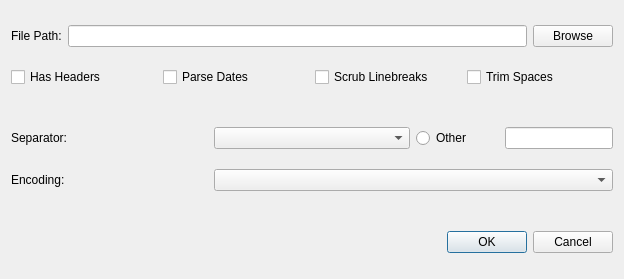
<?xml version="1.0" encoding="UTF-8"?>
<ui version="4.0">
 <class>ImportFileDialog</class>
 <widget class="QDialog" name="ImportFileDialog">
  <property name="geometry">
   <rect>
    <x>0</x>
    <y>0</y>
    <width>624</width>
    <height>279</height>
   </rect>
  </property>
  <property name="sizePolicy">
   <sizepolicy hsizetype="Minimum" vsizetype="Preferred">
    <horstretch>0</horstretch>
    <verstretch>0</verstretch>
   </sizepolicy>
  </property>
  <property name="windowTitle">
   <string>Import File</string>
  </property>
  <layout class="QGridLayout" name="gridLayout_7">
   <item row="0" column="0">
    <layout class="QGridLayout" name="gridLayout">
     <item row="0" column="0">
      <layout class="QGridLayout" name="gridLayout_4">
       <item row="0" column="2">
        <widget class="QPushButton" name="btnBrowseFilePath">
         <property name="text">
          <string>Browse</string>
         </property>
        </widget>
       </item>
       <item row="0" column="0">
        <widget class="QLabel" name="labelFilePath">
         <property name="text">
          <string>File Path:</string>
         </property>
        </widget>
       </item>
       <item row="0" column="1">
        <widget class="QLineEdit" name="lineEditFilePath"/>
       </item>
      </layout>
     </item>
     <item row="5" column="0">
      <spacer name="horizontalSpacer_3">
       <property name="orientation">
        <enum>Qt::Horizontal</enum>
       </property>
       <property name="sizeHint" stdset="0">
        <size>
         <width>40</width>
         <height>20</height>
        </size>
       </property>
      </spacer>
     </item>
     <item row="3" column="0">
      <layout class="QGridLayout" name="gridLayout_2">
       <item row="0" column="2">
        <layout class="QGridLayout" name="gridLayout_3">
         <item row="2" column="1">
          <widget class="QLineEdit" name="lineEditOtherSeparator">
           <property name="sizePolicy">
            <sizepolicy hsizetype="Minimum" vsizetype="Fixed">
             <horstretch>0</horstretch>
             <verstretch>0</verstretch>
            </sizepolicy>
           </property>
          </widget>
         </item>
         <item row="2" column="0">
          <widget class="QRadioButton" name="radioBtnOtherSeparator">
           <property name="text">
            <string>Other</string>
           </property>
          </widget>
         </item>
        </layout>
       </item>
       <item row="0" column="1">
        <widget class="QComboBox" name="comboBoxSeparator"/>
       </item>
       <item row="0" column="0">
        <widget class="QLabel" name="labelSeparator">
         <property name="text">
          <string>Separator:</string>
         </property>
        </widget>
       </item>
      </layout>
     </item>
     <item row="6" column="0">
      <widget class="QDialogButtonBox" name="buttonBox">
       <property name="orientation">
        <enum>Qt::Horizontal</enum>
       </property>
       <property name="standardButtons">
        <set>QDialogButtonBox::Cancel|QDialogButtonBox::Ok</set>
       </property>
      </widget>
     </item>
     <item row="4" column="0">
      <layout class="QGridLayout" name="gridLayout_6">
       <item row="0" column="0">
        <widget class="QLabel" name="labelEncoding">
         <property name="sizePolicy">
          <sizepolicy hsizetype="Fixed" vsizetype="Preferred">
           <horstretch>0</horstretch>
           <verstretch>0</verstretch>
          </sizepolicy>
         </property>
         <property name="minimumSize">
          <size>
           <width>197</width>
           <height>0</height>
          </size>
         </property>
         <property name="text">
          <string>Encoding:</string>
         </property>
        </widget>
       </item>
       <item row="0" column="1">
        <widget class="QComboBox" name="comboBoxEncoding">
         <property name="sizePolicy">
          <sizepolicy hsizetype="MinimumExpanding" vsizetype="Fixed">
           <horstretch>0</horstretch>
           <verstretch>0</verstretch>
          </sizepolicy>
         </property>
        </widget>
       </item>
      </layout>
     </item>
     <item row="2" column="0">
      <spacer name="horizontalSpacer">
       <property name="orientation">
        <enum>Qt::Horizontal</enum>
       </property>
       <property name="sizeHint" stdset="0">
        <size>
         <width>40</width>
         <height>20</height>
        </size>
       </property>
      </spacer>
     </item>
     <item row="1" column="0">
      <layout class="QGridLayout" name="gridLayout_5">
       <item row="0" column="2">
        <widget class="QCheckBox" name="checkBoxScrubLinebreaks">
         <property name="text">
          <string>Scrub Linebreaks</string>
         </property>
        </widget>
       </item>
       <item row="0" column="0">
        <widget class="QCheckBox" name="checkBoxHasHeaders">
         <property name="text">
          <string>Has Headers</string>
         </property>
        </widget>
       </item>
       <item row="0" column="1">
        <widget class="QCheckBox" name="checkBoxParseDates">
         <property name="text">
          <string>Parse Dates</string>
         </property>
        </widget>
       </item>
       <item row="0" column="3">
        <widget class="QCheckBox" name="checkBoxTrimSpaces">
         <property name="text">
          <string>Trim Spaces</string>
         </property>
        </widget>
       </item>
      </layout>
     </item>
    </layout>
   </item>
  </layout>
 </widget>
 <resources/>
 <connections>
  <connection>
   <sender>buttonBox</sender>
   <signal>accepted()</signal>
   <receiver>ImportFileDialog</receiver>
   <slot>accept()</slot>
   <hints>
    <hint type="sourcelabel">
     <x>248</x>
     <y>254</y>
    </hint>
    <hint type="destinationlabel">
     <x>157</x>
     <y>274</y>
    </hint>
   </hints>
  </connection>
  <connection>
   <sender>buttonBox</sender>
   <signal>rejected()</signal>
   <receiver>ImportFileDialog</receiver>
   <slot>reject()</slot>
   <hints>
    <hint type="sourcelabel">
     <x>316</x>
     <y>260</y>
    </hint>
    <hint type="destinationlabel">
     <x>286</x>
     <y>274</y>
    </hint>
   </hints>
  </connection>
 </connections>
</ui>
